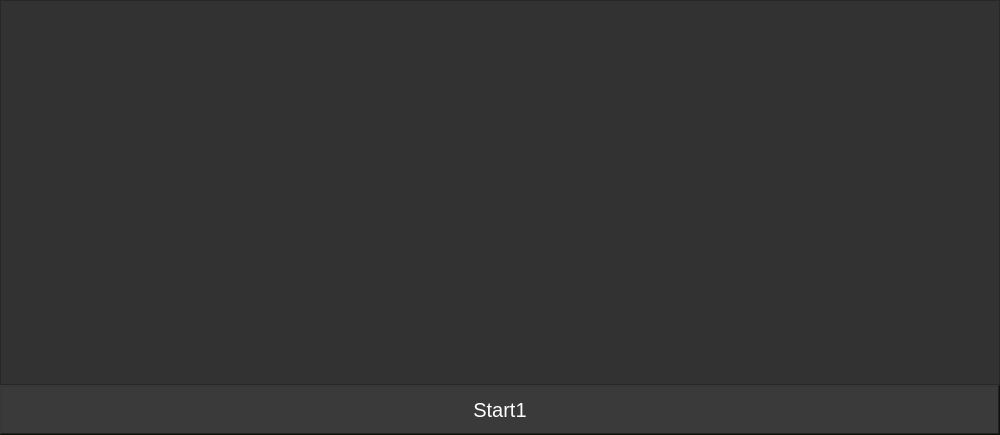
<?xml version="1.0" encoding="UTF-8"?>
<ui version="4.0">
 <class>Form</class>
 <widget class="QWidget" name="Form">
  <property name="geometry">
   <rect>
    <x>0</x>
    <y>0</y>
    <width>1000</width>
    <height>435</height>
   </rect>
  </property>
  <property name="windowTitle">
   <string>Form</string>
  </property>
  <property name="styleSheet">
   <string notr="true">background-color: rgb(50, 50, 50);</string>
  </property>
  <layout class="QVBoxLayout" name="verticalLayout">
   <property name="spacing">
    <number>0</number>
   </property>
   <property name="leftMargin">
    <number>0</number>
   </property>
   <property name="topMargin">
    <number>0</number>
   </property>
   <property name="rightMargin">
    <number>0</number>
   </property>
   <property name="bottomMargin">
    <number>0</number>
   </property>
   <item>
    <widget class="QFrame" name="frame">
     <property name="frameShape">
      <enum>QFrame::NoFrame</enum>
     </property>
     <property name="frameShadow">
      <enum>QFrame::Raised</enum>
     </property>
     <layout class="QVBoxLayout" name="verticalLayout_4">
      <property name="spacing">
       <number>0</number>
      </property>
      <property name="leftMargin">
       <number>0</number>
      </property>
      <property name="topMargin">
       <number>0</number>
      </property>
      <property name="rightMargin">
       <number>0</number>
      </property>
      <property name="bottomMargin">
       <number>0</number>
      </property>
      <item>
       <widget class="QFrame" name="frame_up">
        <property name="minimumSize">
         <size>
          <width>0</width>
          <height>0</height>
         </size>
        </property>
        <property name="styleSheet">
         <string notr="true"/>
        </property>
        <property name="frameShape">
         <enum>QFrame::NoFrame</enum>
        </property>
        <property name="frameShadow">
         <enum>QFrame::Raised</enum>
        </property>
        <layout class="QVBoxLayout" name="verticalLayout_5">
         <property name="spacing">
          <number>0</number>
         </property>
         <property name="leftMargin">
          <number>0</number>
         </property>
         <property name="topMargin">
          <number>0</number>
         </property>
         <property name="rightMargin">
          <number>0</number>
         </property>
         <property name="bottomMargin">
          <number>0</number>
         </property>
         <item>
          <widget class="QFrame" name="frame_2">
           <property name="frameShape">
            <enum>QFrame::StyledPanel</enum>
           </property>
           <property name="frameShadow">
            <enum>QFrame::Raised</enum>
           </property>
          </widget>
         </item>
        </layout>
       </widget>
      </item>
      <item>
       <widget class="QFrame" name="frame_down">
        <property name="minimumSize">
         <size>
          <width>0</width>
          <height>50</height>
         </size>
        </property>
        <property name="maximumSize">
         <size>
          <width>16777215</width>
          <height>50</height>
         </size>
        </property>
        <property name="frameShape">
         <enum>QFrame::WinPanel</enum>
        </property>
        <property name="frameShadow">
         <enum>QFrame::Raised</enum>
        </property>
        <layout class="QHBoxLayout" name="horizontalLayout">
         <property name="spacing">
          <number>0</number>
         </property>
         <property name="leftMargin">
          <number>0</number>
         </property>
         <property name="topMargin">
          <number>0</number>
         </property>
         <property name="rightMargin">
          <number>0</number>
         </property>
         <property name="bottomMargin">
          <number>0</number>
         </property>
         <item>
          <widget class="QPushButton" name="btn_start">
           <property name="sizePolicy">
            <sizepolicy hsizetype="Expanding" vsizetype="Expanding">
             <horstretch>0</horstretch>
             <verstretch>0</verstretch>
            </sizepolicy>
           </property>
           <property name="font">
            <font>
             <family>Arial</family>
             <pointsize>15</pointsize>
            </font>
           </property>
           <property name="styleSheet">
            <string notr="true">QPushButton {
	background-color: rgb(58, 58, 58);
	color: rgb(255, 255, 255);
	border: 0px solid;
}
QPushButton:hover {
	background-color: rgb(70, 141, 212);
}</string>
           </property>
           <property name="text">
            <string>Start1</string>
           </property>
          </widget>
         </item>
        </layout>
       </widget>
      </item>
     </layout>
    </widget>
   </item>
  </layout>
 </widget>
 <resources/>
 <connections/>
</ui>
